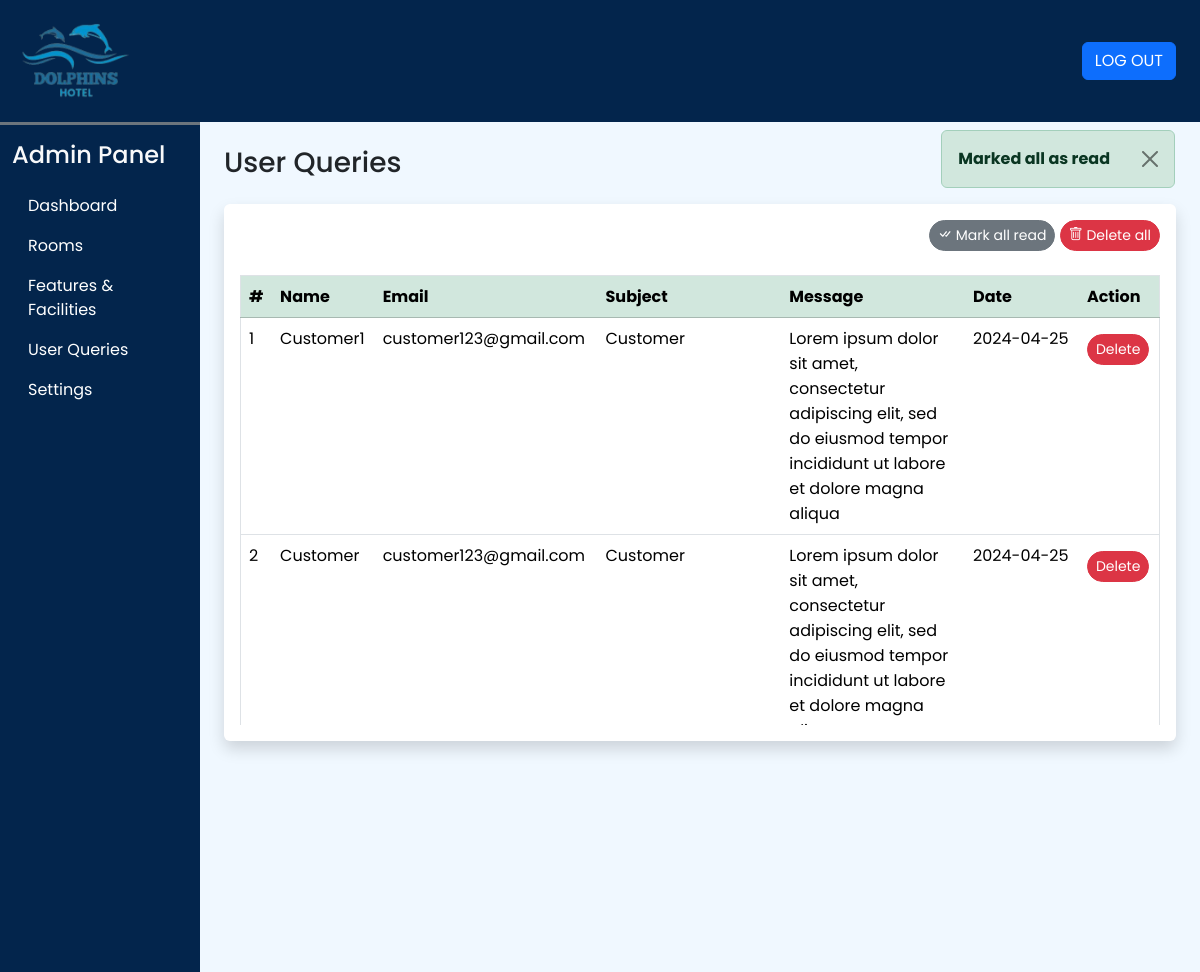
/admin/user_queries.php?seen=all (signed in), run on the app's committed database.
### tables this page shows
CREATE TABLE `user_queries` (
  `sr_no` int(11) NOT NULL,
  `name` varchar(50) NOT NULL,
  `email` varchar(50) NOT NULL,
  `subject` varchar(200) NOT NULL,
  `message` varchar(500) NOT NULL,
  `date` date NOT NULL DEFAULT current_timestamp(),
  `seen` tinyint(4) NOT NULL DEFAULT 0
);

### admin/inc/db_config.php (called while the page is built, shortened)
<?php
    function filteration($data){
        foreach($data as $key => $value){
            $value = trim($value);
            $value = stripcslashes($value);
            $value = strip_tags($value);
            $value = htmlspecialchars($value);
            $data[$key] = $value;
        }
        return $data;
    }
    function update($sql, $values, $datatypes)
    {
        $con = $GLOBALS['con'];
        if($stmt = mysqli_prepare($con,$sql))
        {
            mysqli_stmt_bind_param($stmt,$datatypes,...$values);
            if(mysqli_stmt_execute($stmt)){
                $res = mysqli_stmt_affected_rows($stmt);
                return $res;
            }
            else{
                mysqli_stmt_close($stmt);
                die("Query cannot be executed - Update");
            }
        }
        else{
            die("Query cannot be prepared - Update");
        }
    }
?>

### admin/user_queries.php (the view, shortened to what this page needs)
<?php
    require('inc/essentials.php');
    require('inc/db_config.php');
    if(isset($_GET['seen']))
    {
        $frm_data = filteration($_GET);
        if($frm_data['seen']=='all'){
            $q = "UPDATE `user_queries` SET `seen`=?";
            $values = [1];
            if(update($q,$values,'i')){
                alert('success','Marked all as read');
            }
            else{
                alert('error','Operation Failed!');
            }
        }
    }
?>
<!DOCTYPE html>
<html lang="en">
<head>
    <?php require('inc/links.php'); ?>
</head>
<body class = "bg-dw">
   <?php include('inc/header.php'); ?>
    <div class="container-fluid" id="main-content">
        <div class="row">
            <div class="col-lg-10 ms-auto p-4 overflow-hidden">
                <h3 class="mb-4">User Queries</h3>
                <div class="card border-0 shadow mb-4">
                    <div class="card-body">
                    <div class="text-end mb-4">
                        <a href="?seen=all" class="btn btn-secondary rounded-pill shadow-none btn-sm">
                            <i class="bi bi-check-all"></i>  Mark all read
                        </a>
                        <a href="?del=all" class="btn btn-danger rounded-pill shadow-none btn-sm">
                            <i class="bi bi-trash"></i>   Delete all
                        </a>
                    </div>
                        <div class="table-responsive-md" style="height:450px; overflow-y:scroll;">
                            <table class="table table-hover border">
                                <thead class="sticky-top">
                                    <tr class="table-success">
                                        <th scope="col">#</th>
                                        <th scope="col">Name</th>
                                        <th scope="col">Email</th>
                                        <th scope="col" width="20%">Subject</th>
                                        <th scope="col" width="20%">Message</th>
                                        <th scope="col">Date</th>
                                        <th scope="col">Action</th>
                                    </tr>
                                </thead>
                                <tbody>
                                <?php
                                    $q = "SELECT * FROM `user_queries` ORDER BY `sr_no` DESC";
                                    $data = mysqli_query($con,$q);
                                    $i = 1;
                                    while($row = mysqli_fetch_assoc($data))
                                    {
                                        $seen='';
                                        $seen.="<a href='?del=$row[sr_no]' class='btn btn-sm rounded-pill btn-danger mt-2'> Delete </a>";
                                        echo<<<query
                                            <tr>
                                                <td>$i</td>
                                                <td>$row[name]</td>
                                                <td>$row[email]</td>
                                                <td>$row[subject]</td>
                                                <td>$row[message]</td>
                                                <td>$row[date]</td>
                                                <td>$seen</td>
                                            </tr>
                                        query;
                                        $i++;
                                    }
                                ?>
                                </tbody>
                            </table>
                        </div>
                    </div>
                </div>
            </div>
        </div>
    </div>
</body>
</html>

### admin/css/common.css (style rules this page uses)
:root { --teal: #389738; --teal_hover: #228b22; --blue: #03254c; }
* { font-family: "Poppins", sans-serif; }
.bg-dw { background: RGB(240, 248, 255); }

### data on the page
user_queries: name "Customer1", email "customer123@gmail.com", subject "Customer", message "Lorem ipsum dolor sit amet, consectetur adipiscing elit, sed do eiusmod tempor incididunt ut labore et dolore magna aliqua", date "2024-04-25"
user_queries: name "Customer", email "customer123@gmail.com", subject "Customer", message "Lorem ipsum dolor sit amet, consectetur adipiscing elit, sed do eiusmod tempor incididunt ut labore et dolore magna…", date "2024-04-25"

### other printed values
$msg "Marked all as read"
